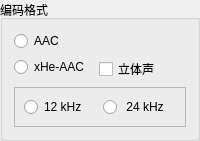
         <widget class="QGroupBox" name="GroupBoxCodec_5">
          <property name="title">
           <string>编码格式</string>
          </property>
          <layout class="QFormLayout" name="formLayout_3">
           <item row="0" column="0">
            <widget class="QRadioButton" name="RadioButtonAAC_6">
             <property name="text">
              <string>AAC</string>
             </property>
            </widget>
           </item>
           <item row="1" column="0">
            <widget class="QRadioButton" name="RadioButtonOPUS_5">
             <property name="text">
              <string>xHe-AAC </string>
             </property>
            </widget>
           </item>
           <item row="1" column="1">
            <widget class="QCheckBox" name="checkBox_5">
             <property name="text">
              <string>立体声 </string>
             </property>
            </widget>
           </item>
           <item row="2" column="0" colspan="2">
            <widget class="QFrame" name="frame_3">
             <property name="frameShape">
              <enum>QFrame::StyledPanel</enum>
             </property>
             <property name="frameShadow">
              <enum>QFrame::Raised</enum>
             </property>
             <layout class="QHBoxLayout" name="horizontalLayout_15">
              <item>
               <widget class="QRadioButton" name="radioButton_2">
                <property name="text">
                 <string>12 kHz</string>
                </property>
               </widget>
              </item>
              <item>
               <widget class="QRadioButton" name="radioButton">
                <property name="text">
                 <string> 24 kHz</string>
                </property>
               </widget>
              </item>
             </layout>
            </widget>
           </item>
          </layout>
         </widget>
